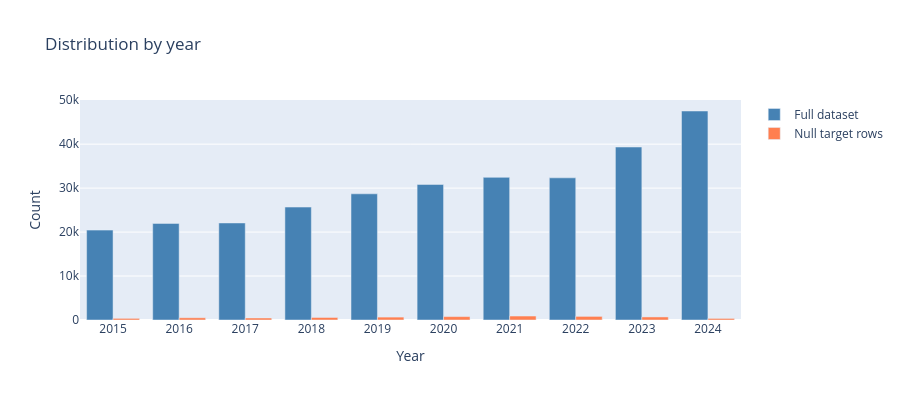
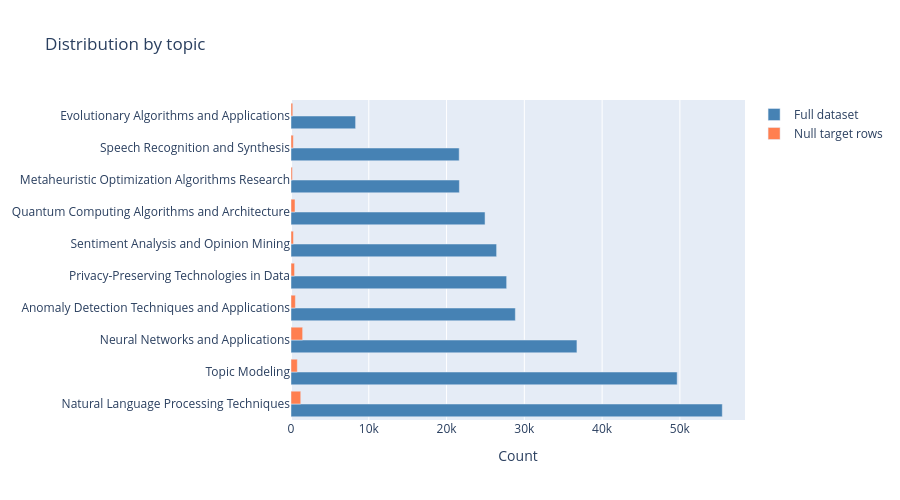

The notebook cell saved with these charts, in order:
### Markdown cell above
Let's make it visual in the chart

### Code cell
import plotly.graph_objects as go
from plotly.subplots import make_subplots

null_target = df_raw[df_raw['citation_top_10_percent'].isnull()]

year_full  = df_raw['publication_year'].value_counts().sort_index()
year_null  = null_target['publication_year'].value_counts().sort_index()

topic_full = df_raw['topic_name'].value_counts()
topic_null = null_target['topic_name'].value_counts()

# Chart 1 — by year
fig_year = go.Figure()
fig_year.add_trace(go.Bar(name='Full dataset',    x=year_full.index.astype(str), y=year_full.values,  marker_color='steelblue'))
fig_year.add_trace(go.Bar(name='Null target rows', x=year_null.index.astype(str), y=year_null.values, marker_color='coral'))
fig_year.update_layout(barmode='group', title='Distribution by year', xaxis_title='Year', yaxis_title='Count', height=400)
fig_year.show()

# Chart 2 — by topic
fig_topic = go.Figure()
fig_topic.add_trace(go.Bar(name='Full dataset',    x=topic_full.values, y=topic_full.index, orientation='h', marker_color='steelblue'))
fig_topic.add_trace(go.Bar(name='Null target rows', x=topic_null.values, y=topic_null.index, orientation='h', marker_color='coral'))
fig_topic.update_layout(barmode='group', title='Distribution by topic', xaxis_title='Count', height=500)
fig_topic.show()

### Figure 1 — Plotly figure (JSON) as saved in the notebook; plotly's stock layout.template omitted (floating-point values rounded to 4 significant figures)
{"data": [{"marker": {"color": "steelblue"}, "name": "Full dataset", "type": "bar", "x": ["2015", "2016", "2017", "2018", "2019", "2020", "2021", "2022", "2023", "2024"], "y": [20448, 21969, 22079, 25689, 28706, 30837, 32450, 32340, 39346, 47542]}, {"marker": {"color": "coral"}, "name": "Null target rows", "type": "bar", "x": ["2015", "2016", "2017", "2018", "2019", "2020", "2021", "2022", "2023", "2024"], "y": [370, 508, 456, 573, 660, 773, 902, 821, 693, 358]}], "layout": {"barmode": "group", "height": 400, "title": {"text": "Distribution by year"}, "xaxis": {"title": {"text": "Year"}}, "yaxis": {"title": {"text": "Count"}}}}

### Figure 2 — Plotly figure (JSON) as saved in the notebook; plotly's stock layout.template omitted (floating-point values rounded to 4 significant figures)
{"data": [{"marker": {"color": "steelblue"}, "name": "Full dataset", "orientation": "h", "type": "bar", "x": [55453, 49653, 36762, 28845, 27727, 26435, 24949, 21650, 21626, 8306], "y": ["Natural Language Processing Techniques", "Topic Modeling", "Neural Networks and Applications", "Anomaly Detection Techniques and Applications", "Privacy-Preserving Technologies in Data", "Sentiment Analysis and Opinion Mining", "Quantum Computing Algorithms and Architecture", "Metaheuristic Optimization Algorithms Research", "Speech Recognition and Synthesis", "Evolutionary Algorithms and Applications"]}, {"marker": {"color": "coral"}, "name": "Null target rows", "orientation": "h", "type": "bar", "x": [1497, 1253, 812, 562, 514, 458, 314, 297, 229, 178], "y": ["Neural Networks and Applications", "Natural Language Processing Techniques", "Topic Modeling", "Anomaly Detection Techniques and Applications", "Quantum Computing Algorithms and Architecture", "Privacy-Preserving Technologies in Data", "Sentiment Analysis and Opinion Mining", "Speech Recognition and Synthesis", "Evolutionary Algorithms and Applications", "Metaheuristic Optimization Algorithms Research"]}], "layout": {"barmode": "group", "height": 500, "title": {"text": "Distribution by topic"}, "xaxis": {"title": {"text": "Count"}}}}
